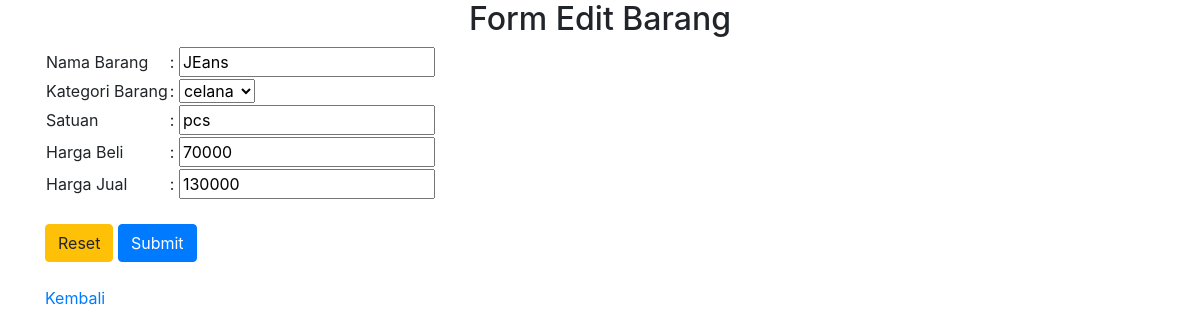
The app's page /edit_barang.php?id_barang=5 with its own data.
### tables this page shows
CREATE TABLE `tbarang` (
  `id_barang` int(11) NOT NULL,
  `id_kategori` int(11) NOT NULL,
  `nama_barang` varchar(40) NOT NULL,
  `satuan` varchar(20) NOT NULL,
  `harga_beli` int(11) NOT NULL,
  `harga_jual` int(11) NOT NULL
);

CREATE TABLE `tkategori` (
  `id_kategori` int(11) NOT NULL,
  `nama_kategori` varchar(50) NOT NULL
);

### edit_barang.php (the view, shortened to what this page needs)
<?php
include "koneksi.php";
$tampil=mysqli_query($koneksi,"SELECT * FROM tbarang inner join tkategori on tbarang.id_kategori=tkategori.id_kategori WHERE id_barang='$_GET[id_barang]'");
$data=mysqli_fetch_array($tampil);
?>
<!DOCTYPE html>
<html lang="en">
<head>
	<link rel="stylesheet" href="https://stackpath.bootstrapcdn.com/bootstrap/4.3.1/css/bootstrap.min.css">
</head>
<body>
<div class="container">
	<h2 align="center">Form Edit Barang</h2>
    <form action="update_barang.php " method="post">
    <table>
	<tr>
		<td>Nama Barang</td>
       <td> : <input type="hidden" name="id_barang" value="<?php echo"$data[id_barang]";?>"/>
		<input type="text" name="nama_barang" value="<?php echo"$data[nama_barang]";?>"/></td>
	</tr>
	<tr>
		<td>Kategori Barang</td>
		<td>: <select name="id_kategori">
			  <option value="<?php echo"$data[id_kategori]";?>"><?php echo"$data[nama_kategori]";?></option>
                    </select>
                </td>
	</tr>
    <tr>
		<td>Satuan</td>
		<td>: <input type="text" name="satuan" value="<?php echo"$data[satuan]";?>"/></td>
	</tr>
	<tr>
		<td>Harga Beli</td>
		<td>: <input type="number" name="harga_beli" value="<?php echo"$data[harga_beli]";?>"/></td>
	</tr>
	<tr>
		<td>Harga Jual</td>
		<td>: <input type="number" name="harga_jual" value="<?php echo"$data[harga_jual]";?>"/></td>
	</tr>
	</table>
	<br>
	<button type="reset" class="btn btn-warning">Reset</button>
            <button type="submit" class="btn btn-primary">Submit</button><br><br>
	<a href='index.php'>Kembali</a>
    </form>
	</div>
</body>
</html>

### records on screen
tbarang: nama_barang "JEans", id_kategori "celana", satuan "pcs", harga_beli "70000", harga_jual "130000"
